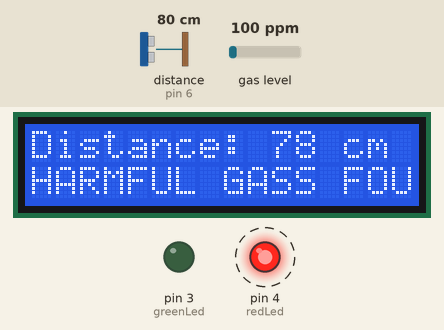
Recording of a sketch running on a simulated Arduino Uno, built with avr-gcc and run on an emulated ATmega328P. On the bench: 16×2 character LCD, output pins drawn as LEDs (lit = HIGH). Wiring (inferred from the names in the program): ultrasonic range finder: trigger pin 7; echo pin 6. Dashed ring = blinking. The test bench sets the inputs (shaded band); at power-on: distance to the obstacle (sensor on pin 6) 80 cm, gas level 100 ppm. The echo pulse lasts 58.3 µs per cm; pins used as bus, display or sensor lines are not drawn.

Above: at 1.79 s.
1.8 s: distance to the obstacle (sensor on pin 6) set to 2 cm
At 1.97 s:
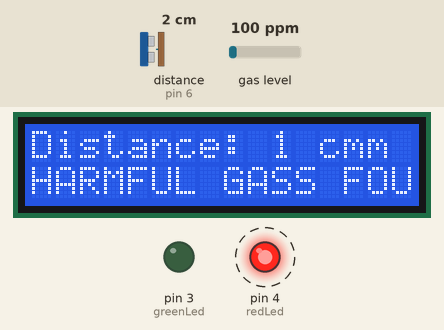
3.5 s: gas level set to 20 ppm
6.5 s: distance to the obstacle (sensor on pin 6) set to 120 cm
At 6.78 s:
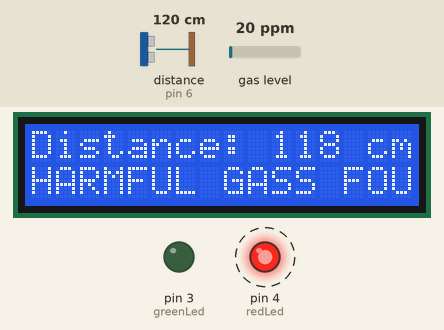
8.7 s: distance to the obstacle (sensor on pin 6) set to 4 cm
At 9.0 s:
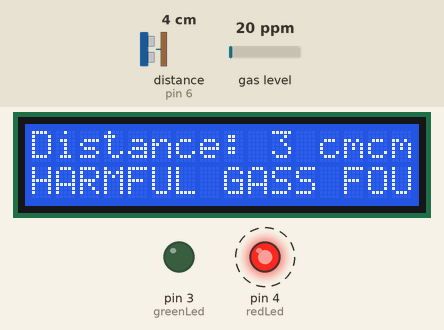
10.7 s: distance to the obstacle (sensor on pin 6) set to 9 cm
At 10.96 s:
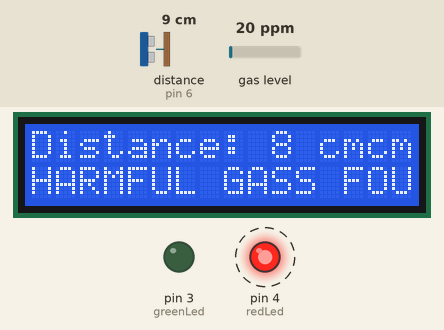
13.7 s: distance to the obstacle (sensor on pin 6) set to 120 cm
Timing chart, 0 to 64.2 s (numbered marks = the images above; inputs shaded):
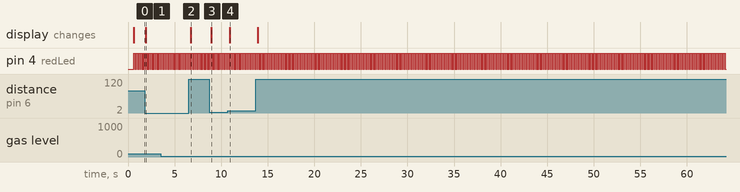

Measured:
- after the input at 1.8 s, the display: changes after 0.12 s (image 1)
- after the input at 6.5 s, the display: changes after 0.23 s (image 2)
- after the input at 8.7 s, the display: changes after 0.25 s (image 3)
- after the input at 10.7 s, the display: changes after 0.21 s (image 4)
- by itself, pin 4 (redLed): alternates HIGH for 0.10 s and LOW for 0.09 s

The sketch:

SepticTank.ino
```cpp
#include <Wire.h>
#include <LiquidCrystal_I2C.h>
#include <MQ2.h>

#define trigPin 7
#define echoPin 6
#define gassSensor A0
#define redLed 4
#define greenLed 3

LiquidCrystal_I2C lcd(0x27, 16, 2);
MQ2 mq2(gassSensor);

long duration;
int distanceCm;
int lpg;
int co = 10;
int smoke;

void setup(){

	lcd.begin();
  lcd.backlight();
  mq2.begin();

  pinMode(trigPin, OUTPUT);
  pinMode(echoPin, INPUT);

  pinMode(redLed, OUTPUT);
  pinMode(greenLed, OUTPUT);

  digitalWrite(redLed, LOW);
  digitalWrite(greenLed, LOW);

}

void loop(){

    float* values= mq2.read(true); //set it false if you don't want to print the values in the Serial
    //lpg = values[0];
    lpg = mq2.readLPG();
    //co = values[1];
    //co = mq2.readCO();
    //smoke = values[2];
    smoke = mq2.readSmoke();

	  digitalWrite(trigPin, LOW);
    delayMicroseconds(2);
    digitalWrite(trigPin, HIGH);
    delayMicroseconds(10);
    digitalWrite(trigPin, LOW);
    duration = pulseIn(echoPin, HIGH);
    distanceCm= duration*0.034/2;

    lcd.setCursor(0,0);
    lcd.print("Distance: ");
    lcd.print(distanceCm);
    lcd.print(" cm");

    lcd.setCursor(0,1);
//    lcd.print("LPG: ");
//    lcd.print(lpg);
//    lcd.print(", ");
    lcd.print("CO: ");
    lcd.print(co);
    lcd.print(", ");
    lcd.print("Smoke: ");
    lcd.print(smoke);

    lcd.setCursor(0,2);

    if(distanceCm>300){
      lcd.print("NOT SAFE DISTANCE TO GO");
      }

    if(distanceCm<300){
      lcd.print("SAFE DISTANCE TO GO");
      }

    lcd.setCursor(0,3);

    if(co>9){
      lcd.print("HARMFUL GASS FOUND");
      }

    if(co<9){
      lcd.print("SAFE GASS DETECTED");
      }

    if(distanceCm<300 && co<9){
      digitalWrite(greenLed, HIGH);
      delay(100);
      digitalWrite(greenLed, LOW);
      delay(10);
      }
    else{
      digitalWrite(redLed, HIGH);
      delay(100);
      digitalWrite(redLed, LOW);
      delay(10);
      }

}
```
